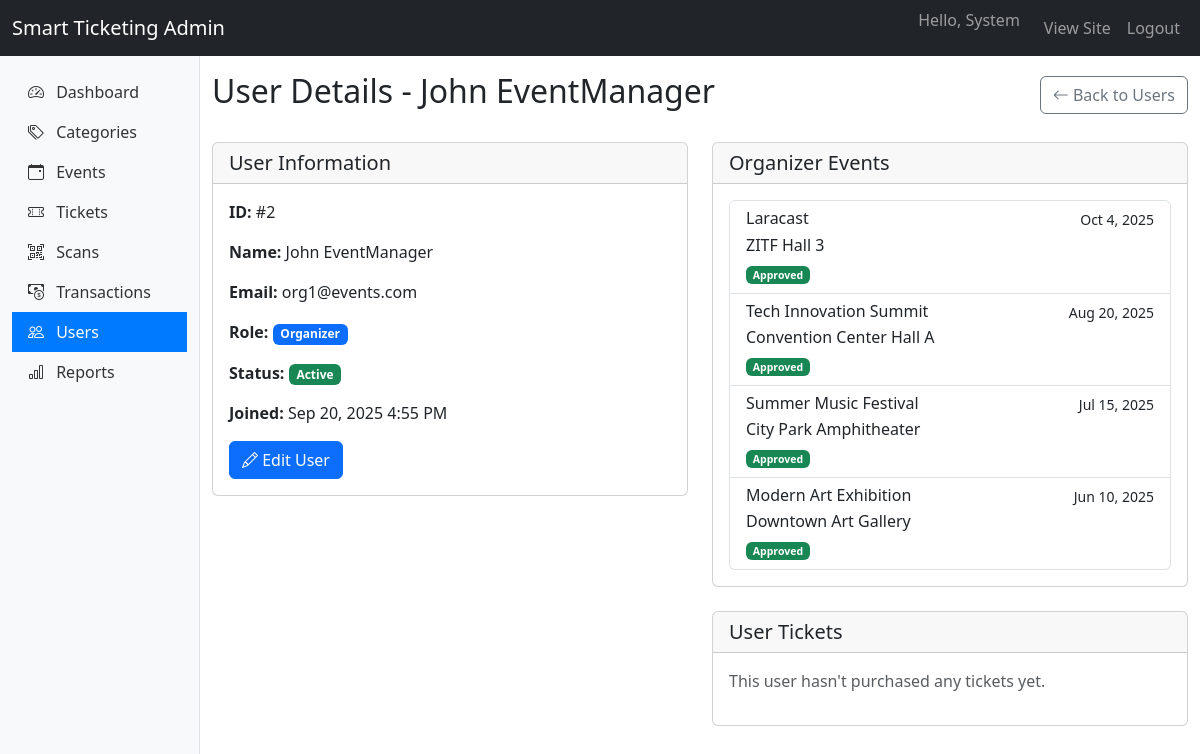
/admin/users/view/2 (signed in), run on the app's committed database.
### tables this page shows
CREATE TABLE `users` (
  `id` int(11) NOT NULL,
  `username` varchar(50) NOT NULL,
  `email` varchar(100) NOT NULL,
  `password` varchar(255) NOT NULL,
  `role` enum('admin','organizer','attendee') DEFAULT 'attendee',
  `first_name` varchar(50) NOT NULL,
  `last_name` varchar(50) NOT NULL,
  `profile_picture` varchar(255) DEFAULT NULL,
  `created_at` timestamp NOT NULL DEFAULT current_timestamp(),
  `status` enum('active','suspended','pending') DEFAULT 'active'
);

CREATE TABLE `events` (
  `id` int(11) NOT NULL,
  `organizer_id` int(11) NOT NULL,
  `category_id` int(11) DEFAULT NULL,
  `title` varchar(255) NOT NULL,
  `description` text DEFAULT NULL,
  `venue` varchar(255) NOT NULL,
  `date_time` datetime NOT NULL,
  `event_image` varchar(255) DEFAULT NULL,
  `total_tickets` int(11) NOT NULL,
  `tickets_sold` int(11) DEFAULT 0,
  `price` decimal(10,2) DEFAULT 0.00,
  `status` enum('pending','approved','rejected') DEFAULT 'pending',
  `created_at` timestamp NOT NULL DEFAULT current_timestamp()
);

### app/views/admin/users/view.php (the view, shortened to what the rows shown need)
<div class="d-flex justify-content-between align-items-center mb-4">
    <h2>User Details - <?= htmlspecialchars($user['first_name'] . ' ' . $user['last_name']) ?></h2>
    <a href="<?= BASE_URL ?>/admin/users" class="btn btn-outline-secondary">
        <i class="bi bi-arrow-left"></i> Back to Users
    </a>
</div>
<div class="row">
    <div class="col-md-6">
        <div class="card mb-4">
            <div class="card-header">
                <h5 class="mb-0">User Information</h5>
            </div>
            <div class="card-body">
                <p><strong>ID:</strong> #<?= $user['id'] ?></p>
                <p><strong>Name:</strong> <?= htmlspecialchars($user['first_name'] . ' ' . $user['last_name']) ?></p>
                <p><strong>Email:</strong> <?= htmlspecialchars($user['email']) ?></p>
                <p><strong>Role:</strong>
                    <span class="badge bg-<?= $user['role'] === 'admin' ? 'danger' : ($user['role'] === 'organizer' ? 'primary' : 'secondary') ?>">
                        <?= ucfirst($user['role']) ?>
                    </span>
                </p>
                <p><strong>Status:</strong>
                    <span class="badge bg-<?= $user['status'] === 'active' ? 'success' : ($user['status'] === 'suspended' ? 'danger' : 'warning') ?>">
                        <?= ucfirst($user['status']) ?>
                    </span>
                </p>
                <p><strong>Joined:</strong> <?= date('M j, Y g:i A', strtotime($user['created_at'])) ?></p>
                <div class="mt-3">
                    <a href="<?= BASE_URL ?>/admin/users/edit/<?= $user['id'] ?>" class="btn btn-primary">
                        <i class="bi bi-pencil"></i> Edit User
                    </a>
                </div>
            </div>
        </div>
    </div>
    <div class="col-md-6">
        <?php if ($user['role'] === 'organizer'): ?>
            <div class="card mb-4">
                <div class="card-header">
                    <h5 class="mb-0">Organizer Events</h5>
                </div>
                <div class="card-body">
                    <?php if (empty($events)): ?>
                        <p class="text-muted">This organizer hasn't created any events yet.</p>
                    <?php else: ?>
                        <div class="list-group">
                            <?php foreach ($events as $event): ?>
                                <a href="<?= BASE_URL ?>/admin/events/view/<?= $event['id'] ?>" class="list-group-item list-group-item-action">
                                    <div class="d-flex w-100 justify-content-between">
                                        <h6 class="mb-1"><?= htmlspecialchars($event['title']) ?></h6>
                                        <small><?= date('M j, Y', strtotime($event['date_time'])) ?></small>
                                    </div>
                                    <p class="mb-1"><?= htmlspecialchars($event['venue']) ?></p>
                                    <small>
                                        <span class="badge bg-<?= $event['status'] === 'approved' ? 'success' : ($event['status'] === 'pending' ? 'warning' : 'danger') ?>">
                                            <?= ucfirst($event['status']) ?>
                                        </span>
                                    </small>
                                </a>
                            <?php endforeach; ?>
                        </div>
                    <?php endif; ?>
                </div>
            </div>
        <?php endif; ?>
        <div class="card">
            <div class="card-header">
                <h5 class="mb-0">User Tickets</h5>
            </div>
            <div class="card-body">
                <?php if (empty($tickets)): ?>
                    <p class="text-muted">This user hasn't purchased any tickets yet.</p>
                <?php endif; ?>
            </div>
        </div>
    </div>
</div>

### app/core/Router.php (shortened to what the rows shown need)
<?php
class Router {
    protected $routes = [
        'GET' => [],
        'POST' => []
    ];
    public function get($path, $controller)
    {
        $this->routes['GET'][$path] = $controller;
    }
    public function post($path, $controller)
    {
        $this->routes['POST'][$path] = $controller;
    }
    public function dispatch($url)
    {
        $method = $_SERVER['REQUEST_METHOD'];
        $url = trim($url, '/');
        foreach ($this->routes[$method] as $route => $controllerAction) {
            $pattern = $this->convertToRegex($route);
            if (preg_match($pattern, $url, $matches)) {
                $params = array_filter($matches, 'is_string', ARRAY_FILTER_USE_KEY);
                $this->callController($controllerAction, $params);
                return;
            }
        }
    }
    protected function convertToRegex($route) {
        $pattern = preg_replace('/\//', '\\/', $route);
        $pattern = preg_replace('/\{([a-zA-Z_][a-zA-Z0-9_]*)\}/', '(?P<$1>[^\/]+)', $pattern);
        return '/^' . $pattern . '$/i';
    }
    protected function callController($controller, $params = []) {
        [$class, $method] = explode('@', $controller);
        $class = "app\\controllers\\" . $class;
        if (class_exists($class)) {
            $controllerInstance = new $class();
            if (method_exists($controllerInstance, $method)) {
                $reflection = new \ReflectionMethod($controllerInstance, $method);
                $orderedParams = [];
                foreach ($reflection->getParameters() as $param) {
                    $paramName = $param->getName();
                    $orderedParams[] = $params[$paramName] ?? null;
                }
                call_user_func_array([$controllerInstance, $method], $orderedParams);
            } else {
                die("Method $method not found in $class");
            }
        } else {
            die("Controller $class not found");
        }
    }
}

### data on the page
users: first_name+last_name "John EventManager", id "2", email "org1@events.com", role "Organizer", status "Active", created_at "Sep 20, 2025 4:55 PM"
events: title "Laracast", date_time "Oct 4, 2025", venue "ZITF Hall 3", status "Approved"
events: title "Tech Innovation Summit", date_time "Aug 20, 2025", venue "Convention Center Hall A", status "Approved"
events: title "Summer Music Festival", date_time "Jul 15, 2025", venue "City Park Amphitheater", status "Approved"
events: title "Modern Art Exhibition", date_time "Jun 10, 2025", venue "Downtown Art Gallery", status "Approved"
